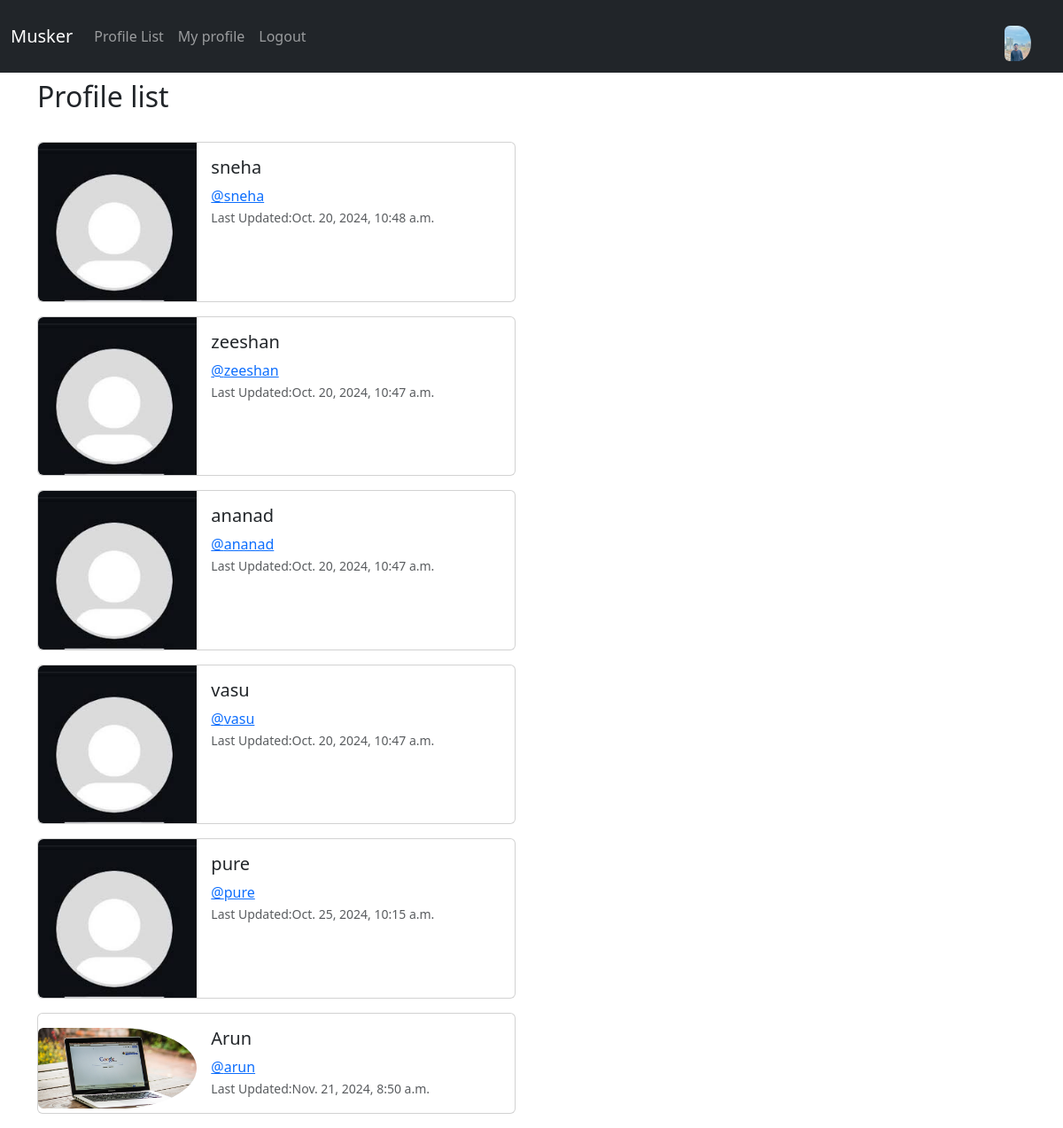
Screenshot of /profile_list/ (signed in) with the database file from the repository.
### musker/models.py (models this page shows, shortened)
class Profile(models.Model):
    user = models.OneToOneField(User, on_delete=models.CASCADE)
    fallows = models.ManyToManyField("self", related_name='fallowed_by',
                                     symmetrical=False, blank=True)
    date_modified = models.DateTimeField(User, auto_now=True)
    profile_image = models.ImageField(null=True, blank=True, upload_to='images/')
    profile_bio = models.CharField(null=True, blank=True, max_length=500)
    facebook_link = models.CharField(null=True, blank=True, max_length=100)
    instagram_link = models.CharField(null=True, blank=True, max_length=100)
    linkedin_like = models.CharField(null=True, blank=True, max_length=100)

### musker/views.py (the view)
# urls.py: path('profile_list/',views.profile_list,name='profile_list'),
def profile_list(request):
    if request.user.is_authenticated:
        profile = Profile.objects.exclude(user=request.user)
        return render(request, 'profile_list.html', {'profiles': profile})
    else:
        messages.success(request, 'You Must Be LoggedIn To view This Page')
        return redirect('home')

### musker/templates/profile_list.html
{% extends 'base.html' %}
{% load static %}
{% block content %}
 <h2>Profile list</h2>
  <br>
{% if profiles %}
 {% for profile in profiles %}
<div class="card mb-3" style="max-width: 540px;">
       <div class="row g-0">
        <div class="col-md-4">
            {% if profile.profile_image %}
               <img src="{{profile.profile_image.url}}" class="img-fluid rounded-start rounded-circle mt-3" width="100%" height="200"   alt="...">
            {% else %}
              <img src="{% static 'images/defaultProfile.jpg'  %}" class="img-fluid rounded-start" alt="...">
            {% endif %}
        </div>
       <div class="col-md-8">
          <div class="card-body ">
            <h5 class="card-title">{{profile.user.username}}</h5>
            <a class="card-text text-primary" href="{%  url 'profile' profile.user.id %}" > @{{profile.user.username|lower}}</a>
            <p class="card-text"><small class="text-body-secondary">Last Updated:{{ profile.date_modified}}</small></p>
          </div>
       </div>
       </div>
 </div>
 {% endfor %}
{% endif %}
{% endblock %}

### musker/templates/Navbar.html (shortened to what this page needs)
{% load static %}
<nav class="navbar navbar-expand-lg navbar-dark bg-dark mb-2 ">
  <div class="container-fluid">
    <a class="navbar-brand" href="/">Musker</a>
    <div class="collapse navbar-collapse" id="navbarSupportedContent">
      <ul class="navbar-nav me-auto mb-2 mb-lg-0">
        <li class="nav-item">
          <a class="nav-link" href="{% url 'profile_list' %}">Profile List</a>
        </li>
        {% if user.is_authenticated%}
          <li class="nav-item">
          <a class="nav-link" href="{% url 'profile' request.user.id %}">My profile</a>
        </li>
         <li class="nav-item">
          <a class="nav-link" href="{% url 'logout' %}">Logout</a>
         </li>
        {% else %}
             <li class="nav-item">
          <a class="nav-link" href="{% url 'login' %}">Login</a>
               <li class="nav-item">
          <a class="nav-link" href="{% url 'signin' %}">Signin</a>
         </li>
        {% endif %}
      </ul>
      {% if user.is_authenticated %}
      <ul class="navbar-nav ">
        <li class="nav-link navbar-brand">
         <a href="{% url 'profile' request.user.id %}">
           {% if user.profile.profile_image %}
           <img src="{{user.profile.profile_image.url}}" class="img-fluid rounded-start rounded-circle mt-3" width="30" height="30"   alt="...">
           {% else %}
               <img src="{% static 'images/defaultProfile.jpg'  %}" class="img-fluid rounded-circle" width="30" height="30" alt="...">
           {% endif %}
            </a>
        </li>
      </ul>
    {% endif %}
    </div>
  </div>
</nav>

### rows the page displays
Profile: user.username "sneha", date_modified "Oct. 20, 2024, 10:48 a.m."
Profile: user.username "zeeshan", date_modified "Oct. 20, 2024, 10:47 a.m."
Profile: user.username "ananad", date_modified "Oct. 20, 2024, 10:47 a.m."
Profile: user.username "vasu", date_modified "Oct. 20, 2024, 10:47 a.m."
Profile: user.username "pure", date_modified "Oct. 25, 2024, 10:15 a.m."
Profile: profile_image (picture), user.username "Arun", user.username "arun", date_modified "Nov. 21, 2024, 8:50 a.m."
